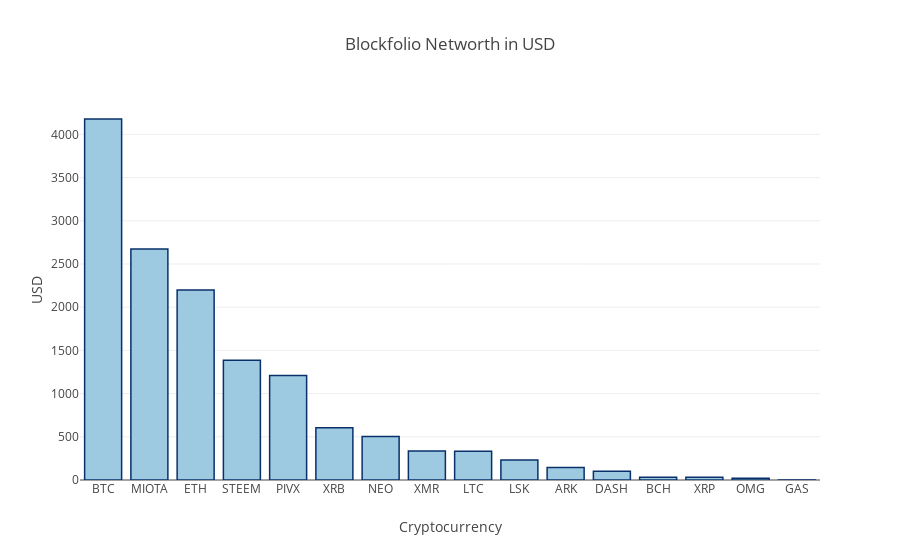

Notebook code for this chart:
### Markdown cell above
#### Net Worth

Let's plot the worth of each asset in descending order:

### Code cell
marker = dict(color='rgb(158,202,225)',
              line=dict(color='rgb(8,48,107)', width=1.5))

layout = go.Layout(title='Blockfolio Networth in USD',
                   xaxis=dict(title='Cryptocurrency'),
                   yaxis=dict(title='USD'))
              
value_chart=go.Bar(x=merged_data.symbol, y=merged_data.value_usd, marker=marker)

fig = go.Figure(data=[value_chart], layout=layout)
py.iplot(fig)

### Figure 1 — Plotly figure (JSON) as saved in the notebook; plotly's stock layout.template omitted (floating-point values rounded to 4 significant figures)
{"data": [{"marker": {"color": "rgb(158,202,225)", "line": {"color": "rgb(8,48,107)", "width": 1.5}}, "type": "bar", "x": ["BTC", "MIOTA", "ETH", "STEEM", "PIVX", "XRB", "NEO", "XMR", "LTC", "LSK", "ARK", "DASH", "BCH", "XRP", "OMG", "GAS"], "y": [4178.0, 2674.0, 2199.0, 1386.0, 1210.0, 605.0, 504.1, 336.7, 331.8, 231.2, 144.6, 101.7, 32.73, 30.79, 19.59, 0.2811]}], "layout": {"title": "Blockfolio Networth in USD", "xaxis": {"title": "Cryptocurrency"}, "yaxis": {"title": "USD"}}}
